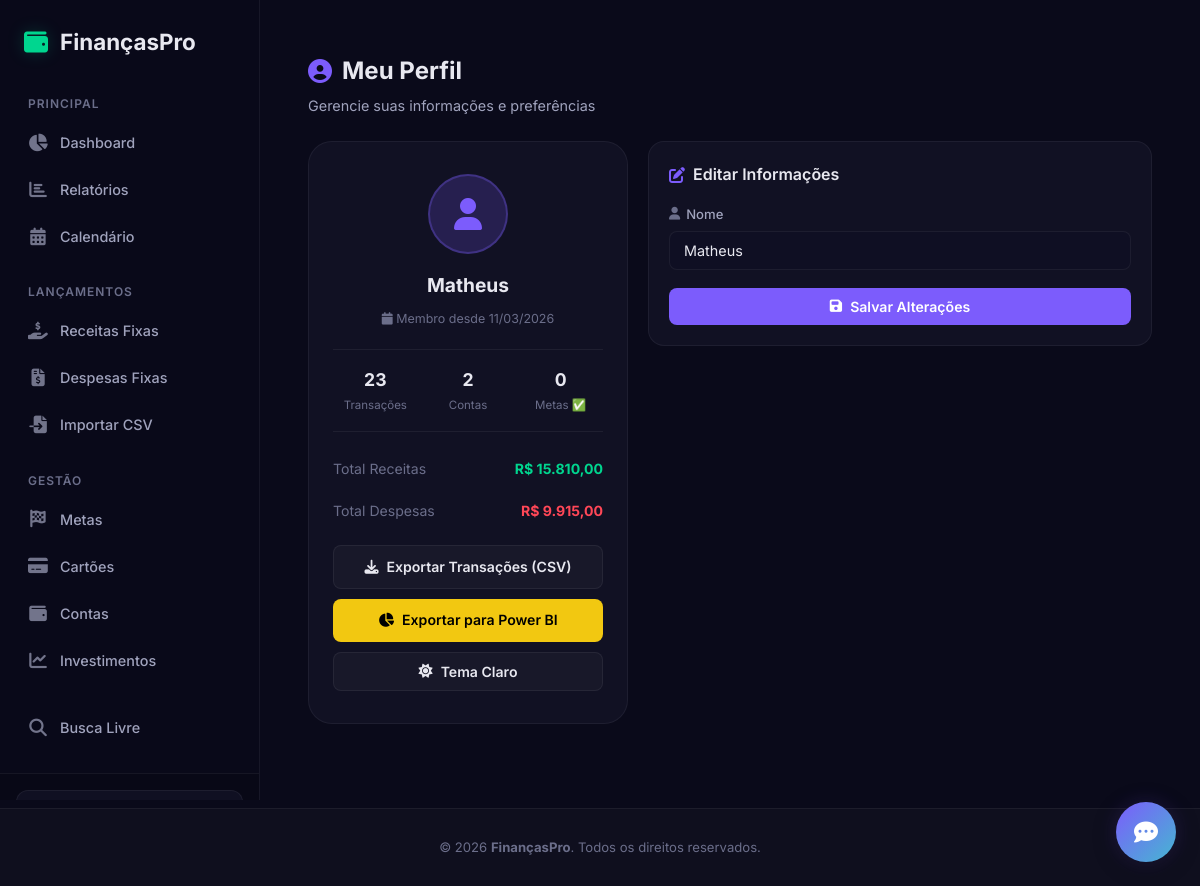
/perfil, run on the app's committed database.
### app.py (models this page shows)
class Usuario(db.Model):
    id = db.Column(db.Integer, primary_key=True)
    nome = db.Column(db.String(100), nullable=False)
    tema = db.Column(db.String(10), default='dark')  # 'dark' ou 'light'
    criado_em = db.Column(db.DateTime, default=datetime.utcnow)
    transacoes = db.relationship('Transacao', backref='dono', lazy=True, cascade='all, delete-orphan')
    contas = db.relationship('Conta', backref='dono', lazy=True, cascade='all, delete-orphan')
    categorias = db.relationship('Categoria', backref='dono', lazy=True, cascade='all, delete-orphan')
    tags = db.relationship('Tag', backref='dono', lazy=True, cascade='all, delete-orphan')
    transacoes_fixas = db.relationship('TransacaoFixa', backref='dono', lazy=True, cascade='all, delete-orphan')
    orcamentos = db.relationship('Orcamento', backref='dono', lazy=True, cascade='all, delete-orphan')
    metas = db.relationship('Meta', backref='dono', lazy=True, cascade='all, delete-orphan')
    cartoes = db.relationship('CartaoCredito', backref='dono', lazy=True, cascade='all, delete-orphan')
    investimentos = db.relationship('Investimento', backref='dono', lazy=True, cascade='all, delete-orphan')

### app.py (the view)
@app.route('/perfil')
def perfil():
    usuario = get_user()
    total_transacoes = Transacao.query.filter_by(usuario_id=usuario.id).count()
    total_receitas = sum(t.valor for t in Transacao.query.filter_by(usuario_id=usuario.id, tipo='receita').all())
    total_despesas = sum(t.valor for t in Transacao.query.filter_by(usuario_id=usuario.id, tipo='despesa').all())
    total_contas = Conta.query.filter_by(usuario_id=usuario.id).count()
    metas_concluidas = Meta.query.filter_by(usuario_id=usuario.id, concluida=True).count()
    return render_template('perfil.html',
                           total_transacoes=total_transacoes,
                           total_receitas=total_receitas,
                           total_despesas=total_despesas,
                           total_contas=total_contas,
                           metas_concluidas=metas_concluidas)

### app.py (called while the page is built, shortened)
def get_user():
    usuario = Usuario.query.first()
    return usuario

@app.before_request
def processar_automaticos():
    if request.path.startswith('/static/'):
        return
    usuario = get_user()
    if not usuario:
        return
    hoje = date.today()
    chave_cache = f"{usuario.id}_{hoje.isoformat()}"
    if chave_cache in cache_processamento:
        return

@app.context_processor
def inject_user():
    return dict(usuario=get_user(), now=datetime.utcnow)

def processar_automaticos(usuario):
    hoje = date.today()
    chave = f"{usuario.id}-{hoje.isoformat()}"
    if chave in _automaticos_cache:
        return

@app.before_request
def auto_processar():
    if request.endpoint and request.endpoint != 'static':
        try:
            usuario = Usuario.query.first()
            if usuario:
                processar_automaticos(usuario)
        except Exception:
            pass

@app.template_filter('brl')
def format_brl(value):
    try:
        return f"R$ {value:,.2f}".replace(',', 'X').replace('.', ',').replace('X', '.')
    except (ValueError, TypeError):
        return "R$ 0,00"

@app.template_filter('data_br')
def format_data_br(value):
    if isinstance(value, datetime):
        return value.strftime('%d/%m/%Y')
    return value

### templates/perfil.html (shortened to what this page needs)
{% extends 'base.html' %}
{% block content %}
<section class="page-section">
    <div class="page-header">
        <div>
            <h1><i class="fas fa-user-circle"></i> Meu Perfil</h1>
            <p class="page-subtitle">Gerencie suas informações e preferências</p>
        </div>
    </div>
    <div class="profile-layout">
        <div class="profile-card">
            <div class="profile-avatar">
                <i class="fas fa-user"></i>
            </div>
            <h2>{{ usuario.nome }}</h2>
            <p class="text-muted" style="font-size: 0.78rem; margin-top: 8px;">
                <i class="fas fa-calendar"></i> Membro desde {{ usuario.criado_em|data_br }}
            </p>
            <div class="profile-stats">
                <div class="profile-stat">
                    <span class="profile-stat-value">{{ total_transacoes }}</span>
                    <span class="profile-stat-label">Transações</span>
                </div>
                <div class="profile-stat">
                    <span class="profile-stat-value">{{ total_contas }}</span>
                    <span class="profile-stat-label">Contas</span>
                </div>
                <div class="profile-stat">
                    <span class="profile-stat-value">{{ metas_concluidas }}</span>
                    <span class="profile-stat-label">Metas ✅</span>
                </div>
            </div>
            <div class="profile-finance">
                <div class="profile-finance-item">
                    <span class="text-muted">Total Receitas</span>
                    <span class="text-green" style="font-weight: 700">{{ total_receitas|brl }}</span>
                </div>
                <div class="profile-finance-item">
                    <span class="text-muted">Total Despesas</span>
                    <span class="text-red" style="font-weight: 700">{{ total_despesas|brl }}</span>
                </div>
            </div>
            <div style="margin-top: 16px;">
                <a href="{{ url_for('exportar_csv') }}" class="btn btn-glass btn-block">
                    <i class="fas fa-download"></i> Exportar Transações (CSV)
                </a>
                <a href="{{ url_for('exportar_powerbi') }}" class="btn btn-primary btn-block" style="margin-top: 10px; background-color: #f2c811; color: #000; border: none; font-weight: 600;">
                    <i class="fas fa-chart-pie"></i> Exportar para Power BI
                </a>
            </div>
            <div style="margin-top: 10px;">
                <button class="btn btn-glass btn-block" id="themeToggle" onclick="toggleTheme()">
                    <i class="fas fa-{{ 'sun' if usuario.tema == 'dark' else 'moon' }}"></i>
                    Tema {{ 'Claro' if usuario.tema == 'dark' else 'Escuro' }}
                </button>
            </div>
        </div>
        <div class="profile-forms">
            <div class="section-card">
                <div class="section-card-header">
                    <h2><i class="fas fa-edit" style="color: var(--accent-purple)"></i> Editar Informações</h2>
                </div>
                <form action="{{ url_for('editar_perfil') }}" method="POST" class="auth-form">
                    <div class="form-group">
                        <label><i class="fas fa-user"></i> Nome</label>
                        <input type="text" name="nome" value="{{ usuario.nome }}" required>
                    </div>
                    <button type="submit" class="btn btn-primary btn-block">
                        <i class="fas fa-save"></i> Salvar Alterações
                    </button>
                </form>
            </div>
        </div>
    </div>
</section>
{% endblock %}

### data on the page
Usuario: nome "Matheus", criado_em|data_br "11/03/2026", tema "Claro"

### other printed values
{{ total_transacoes }} "23"
{{ total_contas }} "2"
{{ metas_concluidas }} "0"
{{ total_receitas|brl }} "R$ 15.810,00"
{{ total_despesas|brl }} "R$ 9.915,00"
